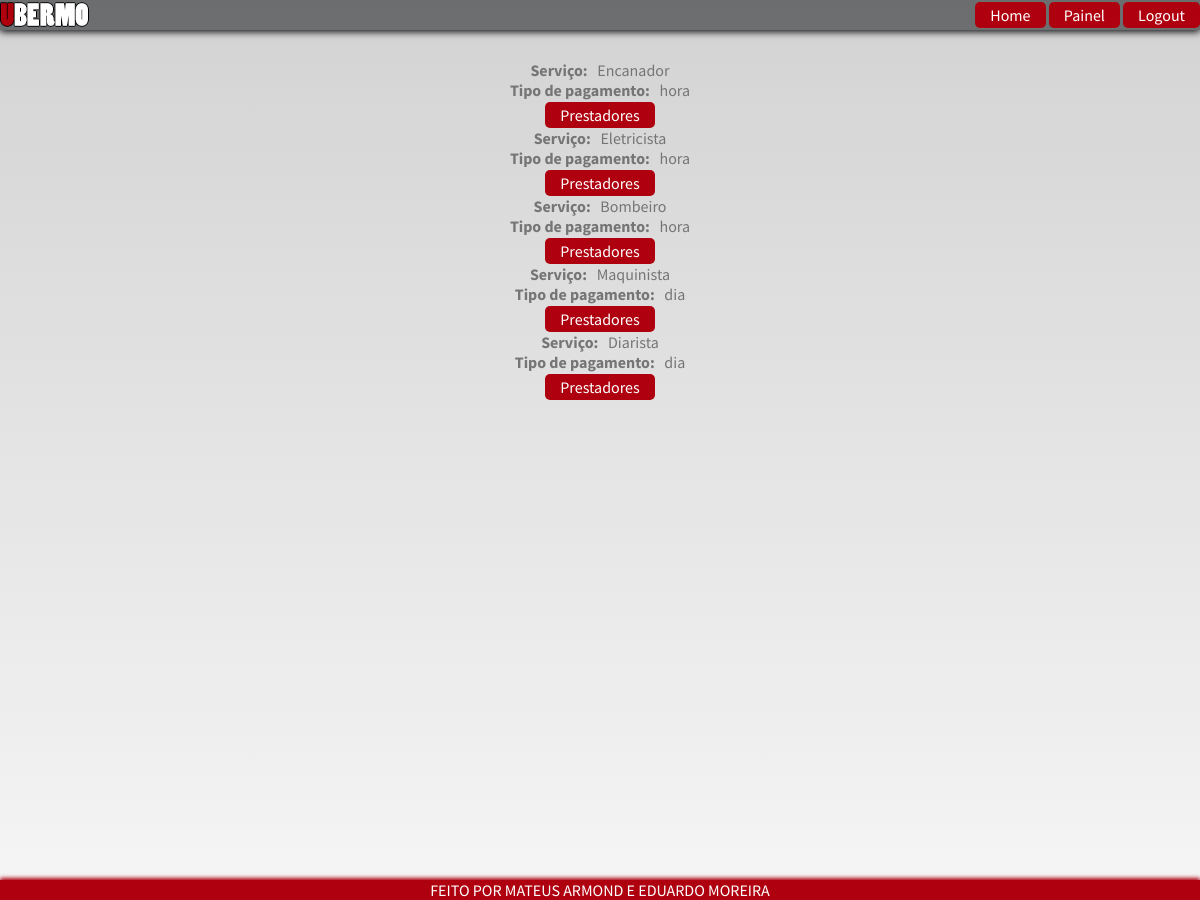
The app's page /servicos.php (signed in) with its own data.
### tables this page shows
CREATE TABLE `servico` (
  `id` int(11) NOT NULL,
  `nome` varchar(255) NOT NULL,
  `tipo` varchar(45) NOT NULL
);

### class_user.php (called while the page is built, shortened)
<?php
    class User{
        private $email, $tipo, $link;
        public function __construct($e, $t, $l){
            $this->link = $l;
        }
        public function servDispo(){
            $query = "SELECT * FROM servico WHERE 1";
            return  mysqli_query($this->link, $query);
        }
    }
?>

### servicos.php (the view, shortened to what this page needs)
<head>
    <?php include 'menu.php';?>
</head>
<body>
    <div id='box' style='margin-top:30px;'>
        <?php
            if(isset($_GET['servNome'])){
                $result = $user->prestadoresServico($_GET['servNome']);
                for($i = $result->num_rows; $i > 0; $i--){
                    $j = $result->fetch_object();
                    echo "<div id='servico-box' align='center'>
                        <img src=$j->foto height=80 width=60> <br>
                        <b>Nome:</b> &nbsp<a id='button-cont' style='font-size: 100%;'
                        href='perfil.php?prestEmail=".$j->email." ' >$j->nome</a> <br>
                        <b>Pontuação:</b> &nbsp $j->pontuacao <br>
                        <b>Valor:</b> &nbsp $j->valor <br>
                        <b>Forma de pagamento:</b> &nbsp $j->tipo <br>
                        <a href='escolha_end.php?contratar=".$j->id."' id='button-cont' >Contratar</a> <br>
                        </div>";
                }
            }
            else{
                $result = $user->servDispo();
                for($i = $result->num_rows; $i > 0; $i--){
                    $j = $result->fetch_object();
                    echo "<div id='servico-box' align='center'>
                            <b>Serviço:</b> &nbsp $j->nome <br>
                            <b>Tipo de pagamento:</b> &nbsp $j->tipo <br>
                            <a href='servicos.php?servNome=".$j->nome."' id='button-cont' >Prestadores</a> <br>
                        </div>";
                }
            }
        ?>
        </div>
</body>
<?php include 'footer.php'; ?>

### css/styles.css (style rules this page uses)
body { background: linear-gradient(#D3D3D3,#F5F5F5); }
* { padding: 0px; margin: 0px; font-family: 'Source Sans Pro', sans-serif; color: rgb(117, 117, 117); }
a:link { margin-top:2px; color: white; text-decoration: none; display: inline-block; text-align: center; background-color: #ae000e; padding: 3px 15px; border-radius: 5px; }
#box { padding-top: 30px; width: 90%; margin: 0 auto; height:100%; }

### records on screen
servico: nome "Encanador", tipo "hora"
servico: nome "Eletricista", tipo "hora"
servico: nome "Bombeiro", tipo "hora"
servico: nome "Maquinista", tipo "dia"
servico: nome "Diarista", tipo "dia"
